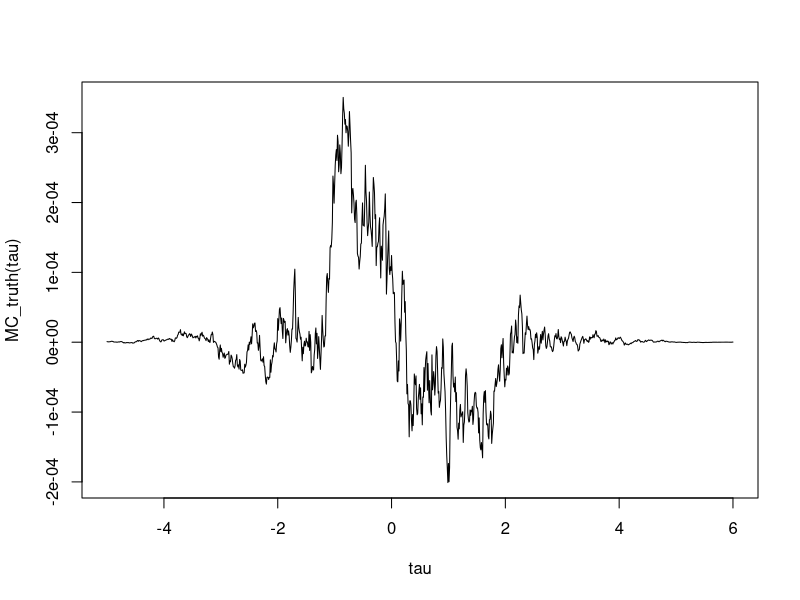
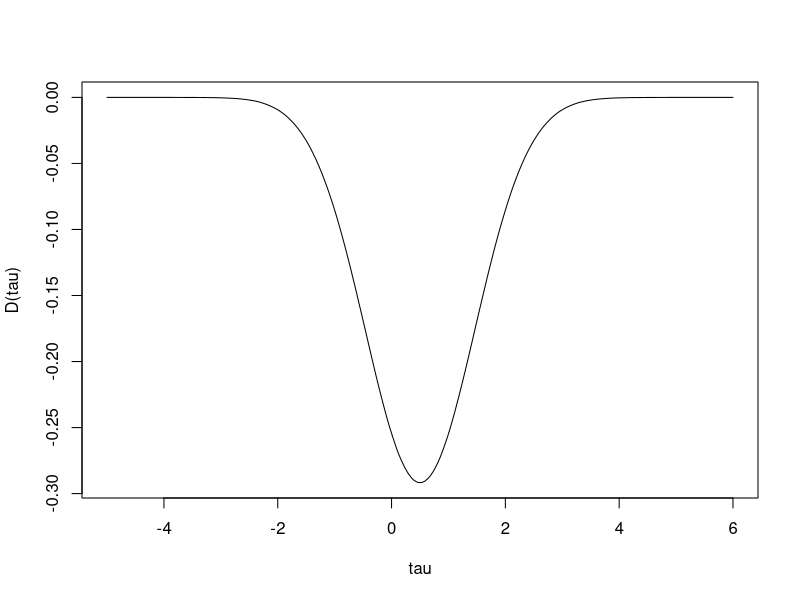
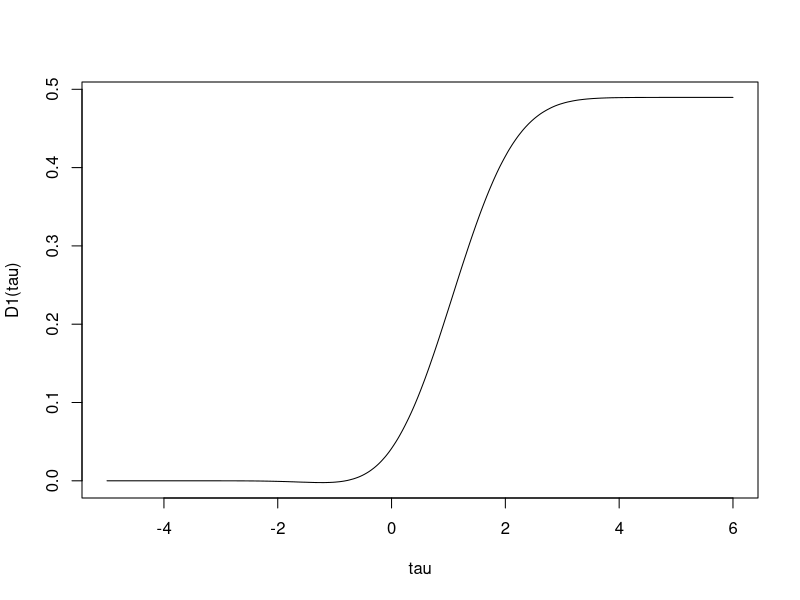

Generate these figures, in order, with R:
dgp <- function(a0, a1, b = 1, n = 1000, d = 0.15, rho = 0.5){
  n_treat <- ceiling(n/2)
  n_control <- n - n_treat
  z <- c(rep(0, n_control), rep(1, n_treat)) # offer of treatment
  errors <- rmvnorm(n, sigma = matrix(c(1, rho, rho, 1), 2, 2, byrow = TRUE))
  g0 <- qnorm(d) 
  g1 <- qnorm(1 - d) - qnorm(d) 
  Tstar <- as.numeric(g0 + g1 * z + errors[,2] > 0) #select into treatment
  y <- b * Tstar + errors[,1]
  #mis-classification
  Tobs <- (1 - Tstar) * rbinom(n, 1, a0) + Tstar * rbinom(n, 1, 1 - a1) 
  return(data.frame(Tobs, Tstar, y, z))
}

set.seed(1027394)

beta_true <- 1
a0_true <- 0.1
a1_true <- 0.2
library(mvtnorm)
dat <- dgp(a0_true, a1_true, b = beta_true, n = 1e7)

F0 <- ecdf(with(dat, y[z == 0]))
F1 <- ecdf(with(dat, y[z == 1]))
F10 <- ecdf(with(dat, y[Tobs == 1 & z == 0]))
F11 <- ecdf(with(dat, y[Tobs == 1 & z == 1]))

p0 <- with(dat, mean(Tobs[z == 0]))
p1 <- with(dat, mean(Tobs[z == 1]))

D <- function(x) F1(x) - F0(x)
D1 <- function(x) p1 * F11(x) - p0 * F10(x)

MC_truth <- function(x){
  LHS <- D1(x + beta_true) - D1(x) 
  RHS <- a0_true * D(x + beta_true) - (1 - a1_true) * D(x)
  LHS - RHS
}

quantile(dat$y, 1:19/20)
range(dat$y)
tau <- seq(-5, 6, 0.01)
plot(tau, MC_truth(tau), type = 'l')

plot(tau, D(tau), type = 'l')
plot(tau, D1(tau), type = 'l')
